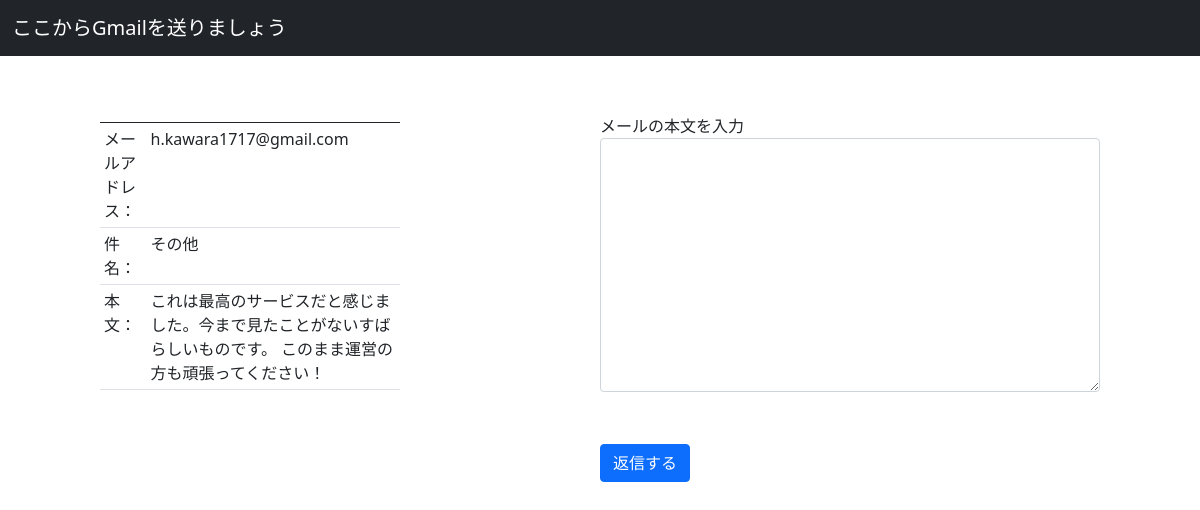
Screenshot of /reply/3 with the database file from the repository.
### app.py (models this page shows)
class Mail(Base):
    __tablename__ = 'mails'
    id = Column(Integer, Sequence("id"), primary_key=True)
    email = Column(String)
    subject = Column(String)
    body = Column(String)
    date = Column(DateTime, default=datetime.now)

### app.py (the view)
@app.route("/reply/<int:id>", methods=["GET", "POST"])
def reply(id):
    if request.method == "POST":
        text = request.form.get("body")
        email = request.form.get("email")
        subject = request.form.get("subject")
        reply_mail(email, subject, text)
        return redirect("/")
    else:
        sends = {}
        Session = sessionmaker(bind=engine)
        session = Session()
        rs = session.query(Mail).filter(Mail.id == id).all()
        for r in rs:
            sends["email"] = r.email
            sends["subject"] = r.subject
            sends["text"] = r.body
        print(sends)
        return render_template("reply.html", sends=sends)

### templates/reply.html (shortened to what this page needs)
<!DOCTYPE html>
<html lamg="ja">
<head>
    <link href="https://cdn.jsdelivr.net/npm/bootstrap@5.0.2/dist/css/bootstrap.min.css" rel="stylesheet">
    <link rel="stylesheet" href="../static/style.css">
</head>
<body>
    <nav class="navbar navbar-dark bg-dark">
        <div class="container-fluid">
            <a class="navbar-brand" href="/">ここからGmailを送りましょう</a>
        </div>
    </nav>
    <main class="main_column">
    <div class="wrapper contents">
        <section class="column1">
            <table class="table table-sm mt-5">
                <thead>
                    <tr>
                        <th>      </th>
                        <th>      </th>
                    </tr>
                </thead>
                <tbody>
                    <tr>
                        <td>メールアドレス：</td>
                        <td>{{ sends.email }}</td>
                    </tr>
                    <tr>
                        <td>件名：</td>
                        <td>{{ sends.subject }}</td>
                    </tr>
                    <tr>
                        <td>本文：</td>
                        <td>{{ sends.text }}</td>
                    </tr>
                </tbody>
            </table>
        </section>
        <section class="column2">
        <form method="POST">
            <div class="mb-1 py-5">
                <label for="exampleFormControlTextarea1">メールの本文を入力</label>
                <textarea type="text" class="form-control" id="exampleFormControlTextarea1" rows="10" name="body"></textarea>
            </div>
            <button type="submit" class="btn btn-primary">返信する</button>
        </form>
        </section>
    </div>
    </main>
</body>
</html>

### static/style.css (style rules this page uses)
.wrapper { display: flex; }
.column1 { width: 30%; }
.column2 { width: 50%; }
.contents { display: flex; justify-content: space-between; margin-bottom: 50px; }
.main_column { margin: 10px 100px 20px; }

### rows the page displays
Mail: email "h.kawara1717@gmail.com", subject "その他", text "これは最高のサービスだと感じました。今まで見たことがないすばらしいものです。 このまま運営の方も頑張ってください！"
